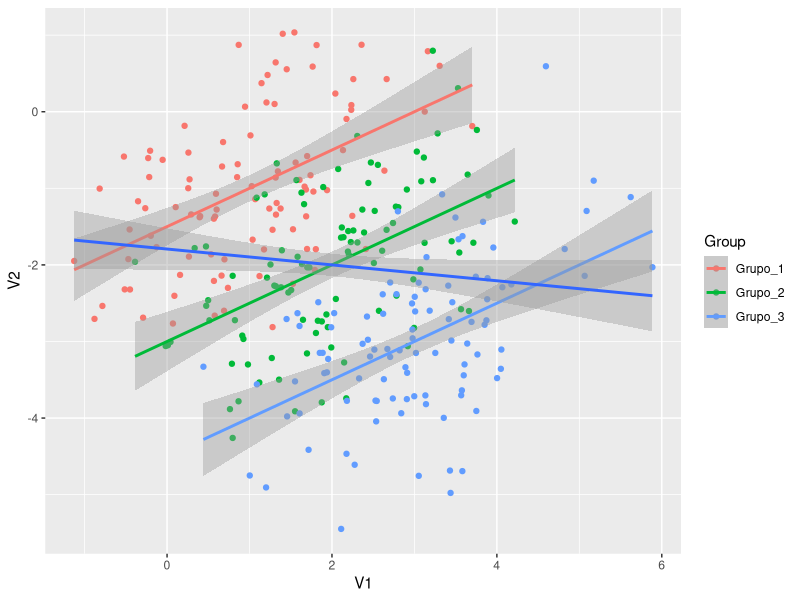

Generate this figure with R:
library(bayestestR)
library(ggplot2)
simulate_simpson(
  n = 100,
  r = 0.5,
  groups = 3,
  difference = 1,
  group_prefix = "Grupo_"
)

data <- simulate_simpson(n = 100, groups = 3, r = 0.5, group_prefix = "Grupo_")


ggplot(data, aes(x = V1, y = V2)) +
  geom_point(aes(color = Group)) +
  geom_smooth(aes(color = Group), method = "lm") +
  geom_smooth(method = "lm")
  
  
